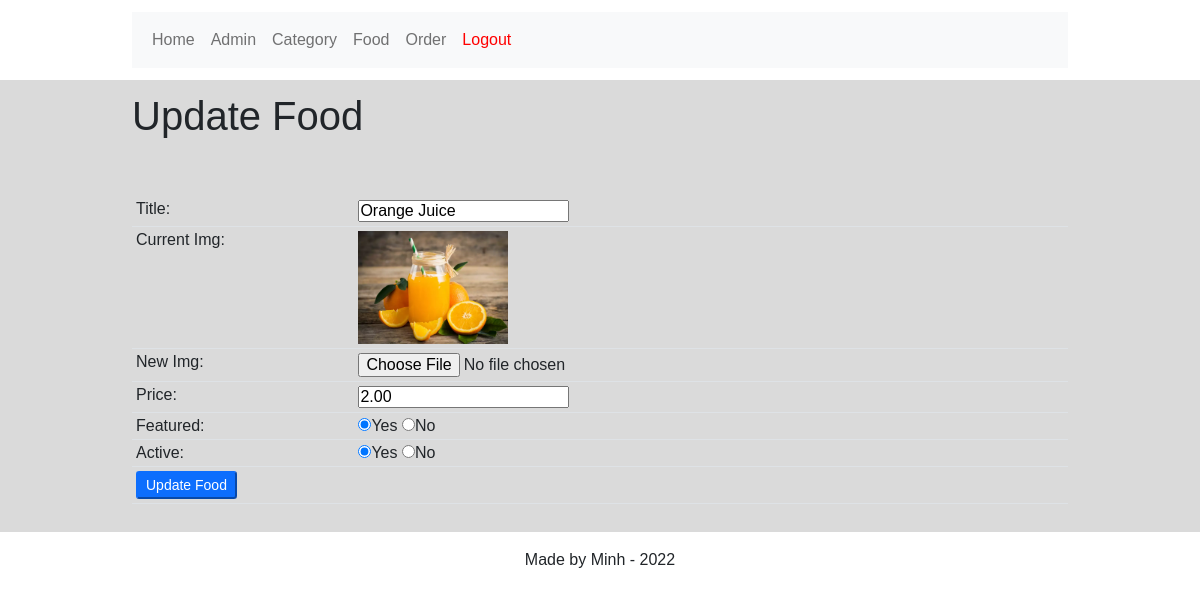
Page /admin/update-food.php?id=10 (signed in) on the committed database.
### tables this page shows
CREATE TABLE `food_table` (
  `id` int(10) UNSIGNED NOT NULL,
  `title` varchar(100) NOT NULL,
  `description` text NOT NULL,
  `price` decimal(10,2) NOT NULL,
  `img` varchar(255) NOT NULL,
  `category_id` int(10) UNSIGNED NOT NULL,
  `featured` varchar(10) NOT NULL,
  `active` varchar(10) NOT NULL
);

### admin/update-food.php (the view, shortened to what this page needs)
<?php
    include('partials/menu.php');
?>
<div class="main-content">
    <div class="wrapper">
        <h1>Update Food</h1>
        <br><br>
        <?php
            if(isset($_GET['id'])){
                $id = $_GET['id'];
                $sql = "SELECT * FROM food_table WHERE id=$id";
                $res = mysqli_query($conn, $sql);
                $count = mysqli_num_rows($res);
                if($count == 1){
                    $row = mysqli_fetch_assoc($res);
                    $title = $row['title'];
                    $current_image = $row['img'];
                    $price = $row['price'];
                    $featured = $row['featured'];
                    $active = $row['active'];
                } else {
                    $_SESSION['no-category-found'] = "<div class='alert alert-warning'>Category not found. </div>";
                    header('location:'.SITEURL.'admin/manage-food.php');
                }
            } else {
                header('location:'.SITEURL.'admin/manage-food.php');
            }
        ?>
        <form action="" method="POST" enctype="multipart/form-data">
            <table class="table table-sm">
                <tr>
                    <td>Title: </td>
                    <td>
                        <input type="text" name="title" value="<?php echo $title; ?>">
                    </td>
                </tr>
                <tr>
                    <td>Current Img: </td>
                    <td>
                        <?php
                            if($current_image != ""){
                                ?>
                                    <img style="width: 150px;" src="<?php echo SITEURL; ?>images/food/<?php echo $current_image; ?>">
                                <?php
                            } else {
                                echo "<div class='alert alert-warning'>Image not add yet.</div>";
                            }
                        ?>
                    </td>
                </tr>
                <tr>
                    <td>New Img: </td>
                    <td>
                        <input type="file" name="image">
                    </td>
                </tr>
                <tr>
                    <td>Price: </td>
                    <td>
                        <input type="number" name="price" value="<?php echo $price; ?>">
                    </td>
                </tr>
                <tr>
                    <td>Featured: </td>
                    <td>
                        <input <?php if($featured == "Yes"){echo "checked";} ?>  type="radio" name="featured" value="Yes">Yes
                        <input <?php if($featured == "No"){echo "checked";} ?> type="radio" name="featured" value="No">No
                    </td>
                </tr>
                <tr>
                    <td>Active: </td>
                    <td>
                        <input <?php if($active == "Yes"){echo "checked";} ?> type="radio" name="active" value="Yes">Yes
                        <input <?php if($active == "No"){echo "checked";} ?> type="radio" name="active" value="No">No
                    </td>
                </tr>
                <tr>
                    <td colspan="2">
                        <input class="btn-sm btn-primary" type="submit" name="submit" value="Update Food">
                    </td>
                </tr>
            </table>
        </form>
    </div>
</div>
<?php
    include('partials/footer.php');
?>

### css/admin.css (style rules this page uses)
* { margin: 0; padding: 0; font-family: Arial, Helvetica, sans-serif; }
.wrapper { padding: 1%; width: 80%; margin: 0 auto; }
.main-content { background-color: #dadada; }

### rows in the picture
food_table: title "Orange Juice", img (picture), price "2.00", featured "☑", active "☑"
